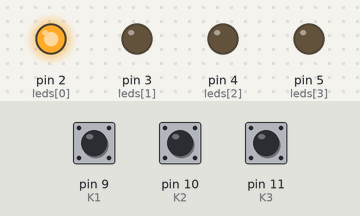
Simulated run of this sketch. Board: Arduino Uno, built with avr-gcc and run on an emulated ATmega328P. On the bench: output pins drawn as LEDs (lit = HIGH). Inputs (shaded band) come from the test bench; at power-on: pin 10 (K2) HIGH, pin 9 (K1) HIGH, pin 11 (K3) HIGH.

Above: at 0.1 s.
At 1.2 s:
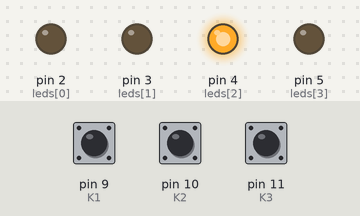
1.3 s: pin 10 (K2) pulled LOW for 0.15 s
At 2.8 s:
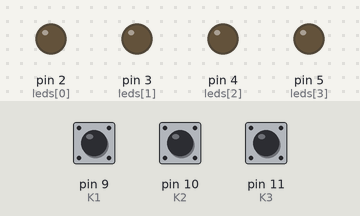
Timing chart, 0 to 4.3 s (numbered marks = the images above; inputs shaded):
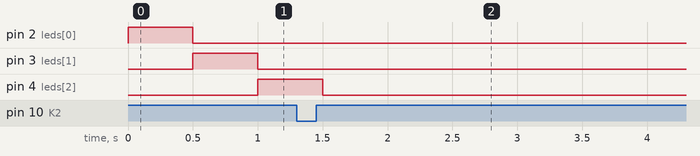

Measured:
- after the input at 1.3 s, pin 2 (leds[0]), pin 3 (leds[1]), pin 5 (leds[3]): stops changing and stays LOW; pin 4 (leds[2]): goes on until 1.5 s, then stays LOW

The sketch:

sketch_mar29b.ino
```cpp
#define K1 9
#define K2 10
#define K3 11
int leds[] = {2,3,4,5};
int index = 0;
int richting = 1;
bool start = 1;
void pciSetup(byte pin) {
  *digitalPinToPCMSK ( pin ) |= bit (digitalPinToPCMSKbit ( pin ) ) ; // enable pin
  PCIFR |= bit ( digitalPinToPCICRbit ( pin ) ) ;
  // clear any outstanding interrupt
  PCICR |= bit ( digitalPinToPCICRbit ( pin ) ) ;
  // enable interrupt for the group
}

void setup() {
  // put your setup code here, to run once:
  Serial.begin(9600);
  pinMode(K1, INPUT_PULLUP);
  pinMode(K2, INPUT_PULLUP);
  pinMode(K3, INPUT_PULLUP);
  for(int i = 0; i < 4; i ++) {
    pinMode(leds[i], OUTPUT);
  }
  pciSetup(K1);
  pciSetup(K2);
  pciSetup(K3);
}

ISR (PCINT0_vect) {
  if(digitalRead(K1) == LOW) {
    gaRechts();
  }
  if(digitalRead(K2) == LOW) {
    stopLoop();
  }
  if(digitalRead(K3) == LOW) {
    gaLinks();
  }
}

void gaRechts() {
  richting=-1;
}

void gaLinks() {
  richting=+1;
}

void stopLoop() {
  start = 0;
}

void loop() {
  // put your main code here, to run repeatedly:
  while(start) {
    if(index < 0) {
      index = 3;
    }

    if(index == 4) {
      index = 0;
    }
    digitalWrite(leds[index], HIGH);
    delay(500);
    digitalWrite(leds[index], LOW);
    index +=richting;
  }
}
```
